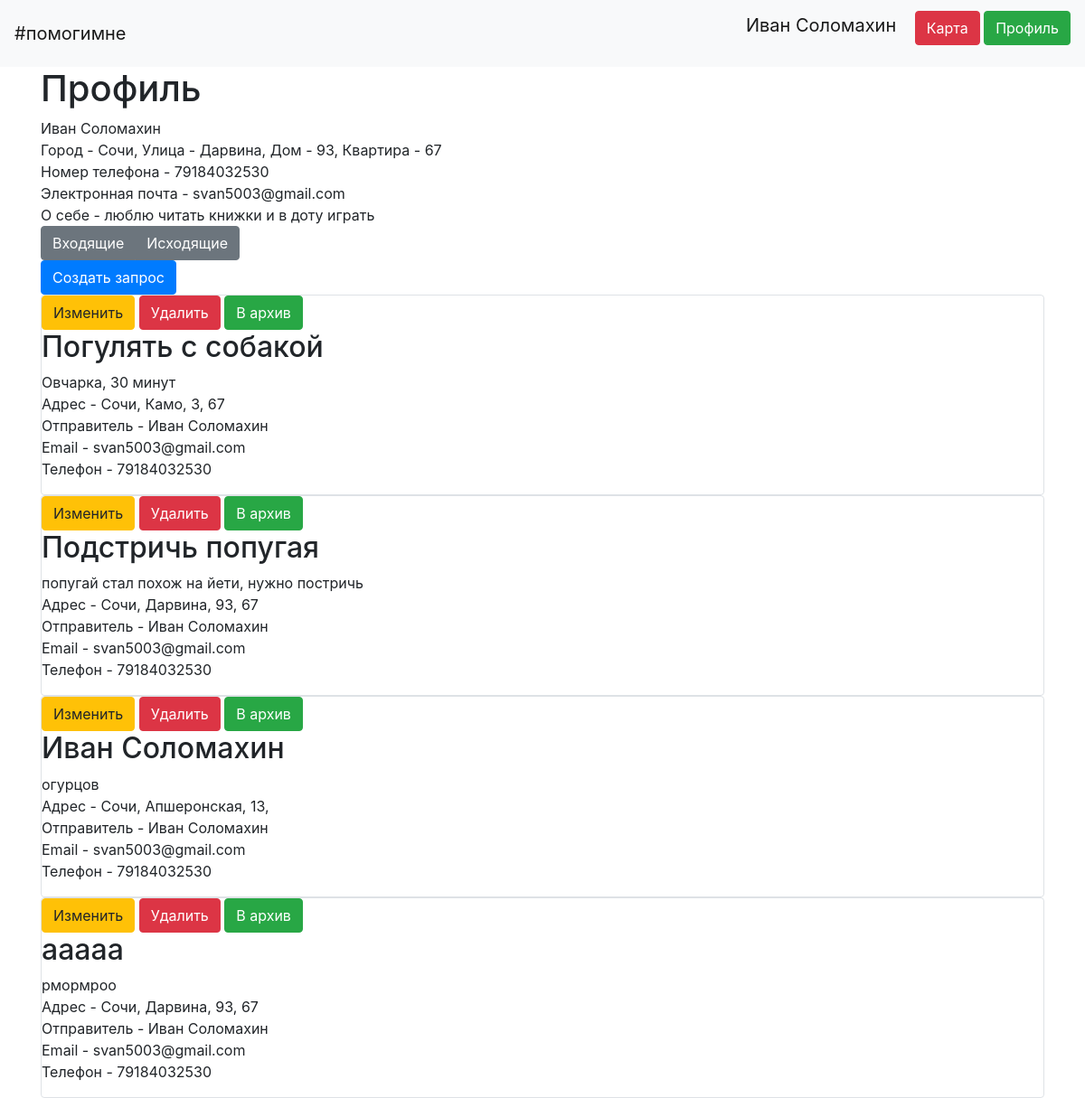
Page /profile (signed in) on the earlier database version.
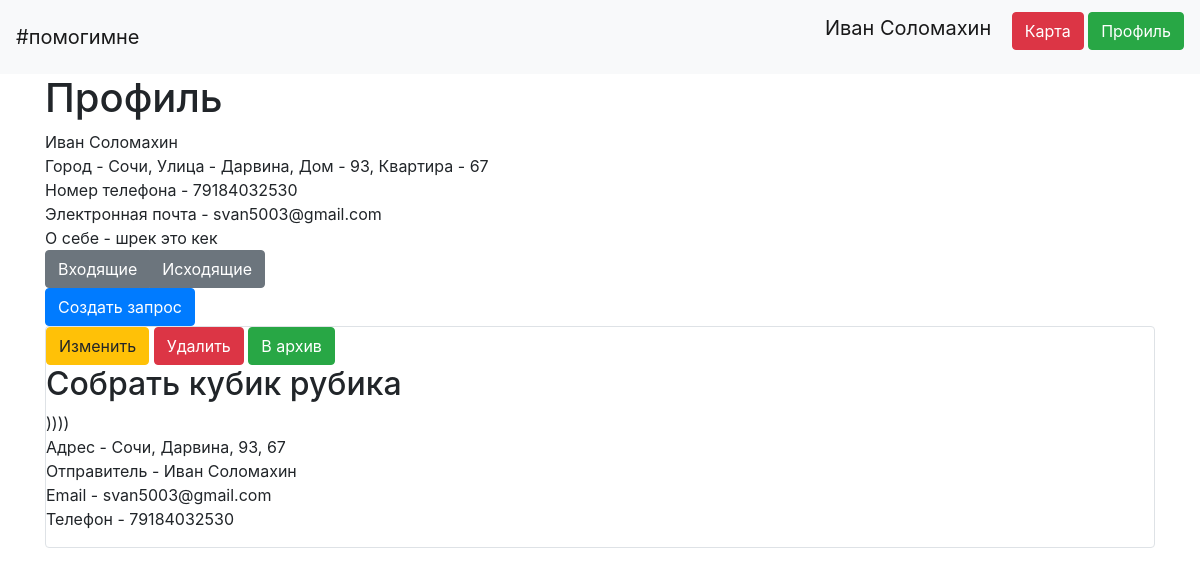
Same page on the later database version.
### data/users.py (models this page shows, shortened)
class User(SqlAlchemyBase, UserMixin):
    __tablename__ = 'users'
    id = sqlalchemy.Column(sqlalchemy.Integer,
                           primary_key=True, autoincrement=True)
    surname = sqlalchemy.Column(sqlalchemy.String, nullable=True)
    name = sqlalchemy.Column(sqlalchemy.String, nullable=True)
    address = sqlalchemy.Column(sqlalchemy.JSON, nullable=True)
    telephone_number = sqlalchemy.Column(sqlalchemy.Integer, nullable=True)
    email = sqlalchemy.Column(sqlalchemy.String,
                              index=True, unique=True, nullable=True)
    about = sqlalchemy.Column(sqlalchemy.String, nullable=True)
    hashed_password = sqlalchemy.Column(sqlalchemy.String, nullable=True)

### data/requests.py (models this page shows)
class Request(SqlAlchemyBase):
    __tablename__ = 'requests'
    id = sqlalchemy.Column(sqlalchemy.Integer,
                           primary_key=True, autoincrement=True)
    name = sqlalchemy.Column(sqlalchemy.String, nullable=True)
    description = sqlalchemy.Column(sqlalchemy.String, nullable=True)
    address = sqlalchemy.Column(sqlalchemy.String, nullable=True)
    sender_id = sqlalchemy.Column(sqlalchemy.Integer, sqlalchemy.ForeignKey("users.id"))
    provider_id = sqlalchemy.Column(sqlalchemy.Integer, sqlalchemy.ForeignKey("users.id"))
    is_active = sqlalchemy.Column(sqlalchemy.Boolean, default=False)

### main.py (the view)
@app.route("/profile")
def profile():
    global flag_1
    session = db_session.create_session()
    requests_users = []
    if flag_1:
        requests = get_outgoing_requests(current_user)
        for request in requests:
            user = session.query(User).filter(User.id == request.sender_id).first()
            requests_users.append((request, user))
    else:
        requests = get_ingoing_requests(current_user)
        for request in requests:
            user = session.query(User).filter(User.id == request.sender_id).first()
            requests_users.append((request, user))
    return render_template("profile.html", requests=requests_users, flag=flag_1)

### data/db_session.py (called while the page is built)
def create_session() -> Session:
    global __factory
    return __factory()

### main.py (called while the page is built)
@login_manager.user_loader
def load_user(user_id):
    session = db_session.create_session()
    return session.query(User).get(user_id)

def get_outgoing_requests(user):
    session = db_session.create_session()
    return session.query(Request).filter(Request.sender_id == user.id).all()

### templates/profile.html (shortened to what this page needs)
{% extends "base.html" %}
{% block content %}
<h1>Профиль</h1>
<div class="col-md8">
    <div>{{current_user.name + " " + current_user.surname}}</div>
    <div>Город - {{ current_user.address["city"] }}, Улица - {{ current_user.address["street"] }}, Дом - {{
        current_user.address["building"] }}, Квартира - {{ current_user.address["flat"] }}
    </div>
    <div>Номер телефона - {{ current_user.telephone_number }}</div>
    <div>Электронная почта - {{ current_user.email }}</div>
    <div>О себе - {{ current_user.about }}</div>
</div>
<div class="btn-group" role="group" aria-label="Basic example">
    <a class="btn btn-secondary" href="/profile/switch/ingoing">Входящие</a>
    <a type="button" class="btn btn-secondary" href="/profile/switch/outgoing">Исходящие</a>
</div>
<div>
    <a type="button" class="btn btn-primary" href="/request">Создать запрос</a>
</div>
{% for item, user in requests %}
<div class="col-md6 border rounded">
    {% if current_user.is_authenticated and flag and item.is_active%}
        <a href="/request/{{ item.id }}" class="btn btn-warning">Изменить</a>
        <a href="/request_delete/{{ item.id }}" class="btn btn-danger">Удалить</a>
        <a href="/request_deactivate/{{ item.id }}" class="btn btn-success">В архив</a>
        <h2>{{item.name}}</h2>
    <div>
        {{item.description}}
    </div>
    <div>
        <p>Адрес - {{item.address}}<br>
        Отправитель - {{user.name + " " + user.surname}}<br>
        Email - {{user.email}}<br>
        Телефон - {{user.telephone_number}}</p>
    </div>
    {% endif %}
</div>
{% endfor %}
{% endblock %}

### templates/base.html (shortened to what this page needs)
<!doctype html>
<html lang="en">
<head>
    <link rel="stylesheet"
          href="https://stackpath.bootstrapcdn.com/bootstrap/4.4.1/css/bootstrap.min.css"
>
</head>
<body>
<header>
    <nav class="navbar navbar-light bg-light">
        <a class="navbar-brand" href="/">#помогимне</a>
        {% if current_user.is_authenticated %}
        <p>
        <a class="navbar-brand" href="/logout">{{ current_user.name + " " + current_user.surname}}</a>
        <a class="btn btn-danger" href="/map">Карта</a>
        <a class="btn btn-success" href="/profile">Профиль</a>
        </p>
        {% else %}
        <p>
        <a class="btn btn-primary " href="/register">Зарегистрироваться</a>
        <a class="btn btn-success" href="/login">Войти</a>
            <a class="btn btn-danger" href="/map">Карта</a>
        </p>
        {% endif %}
    </nav>
</header>
<main role="main" class="container">
    {% block content %}{% endblock %}
</main>
</body>
</html>

Differences in the rows shown:
removed Request: name "Погулять с собакой", description "Овчарка, 30 минут", address "Сочи, Камо, 3, 67", surname "Иван Соломахин", email "svan5003@gmail.com", telephone_number "79184032530"
removed Request: name "Подстричь попугая", description "попугай стал похож на йети, нужно постричь", address "Сочи, Дарвина, 93, 67", surname "Иван Соломахин", email "svan5003@gmail.com", telephone_number "79184032530"
no longer on this page (row edited): Request: name "ааааа", description "рмормроо", address "Сочи, Дарвина, 93, 67", surname "Иван Соломахин", email "svan5003@gmail.com", telephone_number "79184032530"
changed User "Иван Соломахин": about "люблю читать книжки и в доту играть" → "шрек это кек"
changed Request "Иван Соломахин": name "Иван Соломахин" → "Собрать кубик рубика"; description "огурцов" → "))))"; address "Сочи, Апшеронская, 13," → "Сочи, Дарвина, 93, 67"
